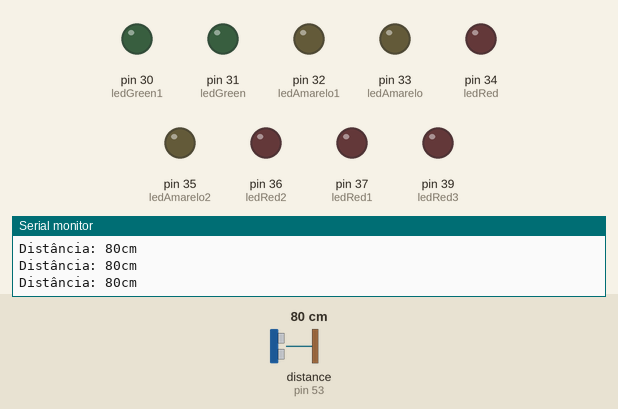
The sketch below on a simulated Arduino Mega 2560, built with avr-gcc and run on an emulated ATmega2560. Parts: output pins drawn as LEDs (lit = HIGH), the last lines printed to the serial monitor. Wiring (inferred from the names in the program): ultrasonic range finder: trigger pin 52; echo pin 53. Dashed ring = blinking. The inputs (shaded band) are chosen by the test bench; at power-on: distance to the obstacle (sensor on pin 53) 80 cm. The echo pulse lasts 58.3 µs per cm; pins used as bus, display or sensor lines are not drawn.

Above: at 1.2 s.
1.3 s: distance to the obstacle (sensor on pin 53) set to 53 cm
2.8 s: distance to the obstacle (sensor on pin 53) set to 46 cm
At 3.4 s:
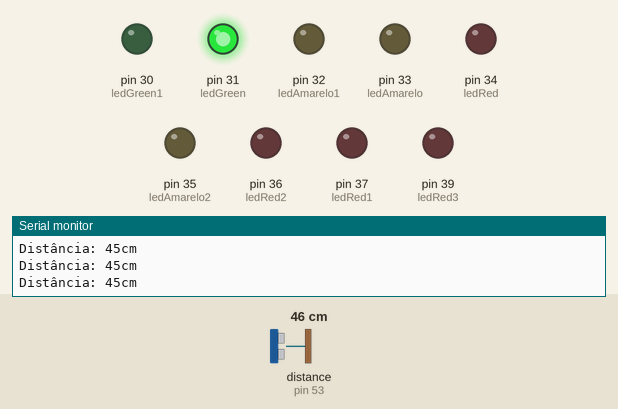
4.3 s: distance to the obstacle (sensor on pin 53) set to 7 cm
At 5.2 s:
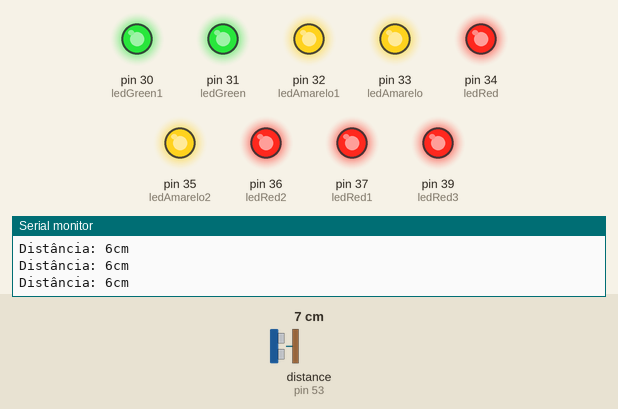
5.8 s: distance to the obstacle (sensor on pin 53) set to 4 cm
At 7.7 s:
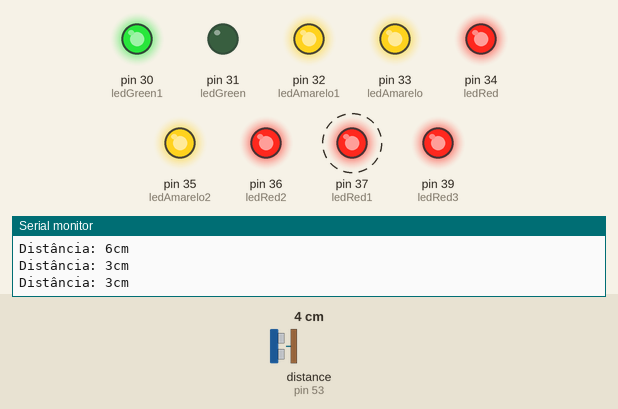
8.8 s: distance to the obstacle (sensor on pin 53) set to 18 cm
At 9.8 s:
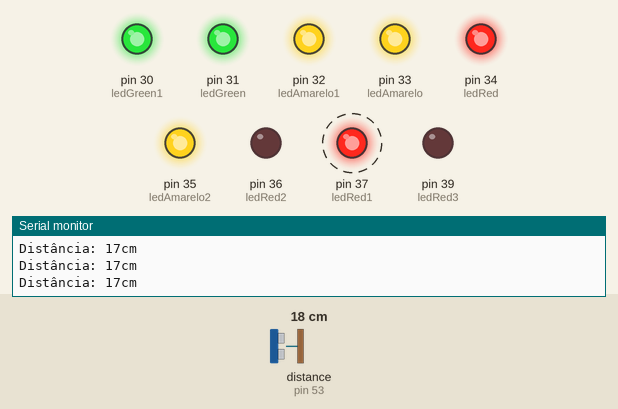
10.8 s: distance to the obstacle (sensor on pin 53) set to 14 cm
At 12.1 s:
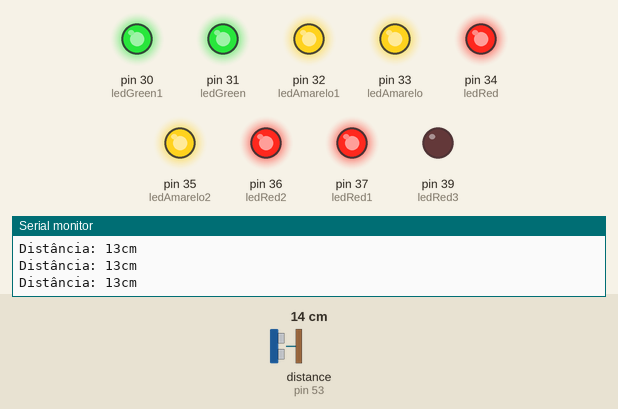
Timing chart, 0 to 13.3 s (numbered marks = the images above; inputs shaded):
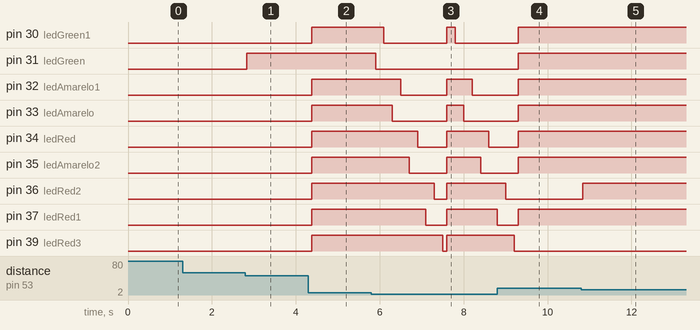

Measured:
- the behaviour switches between 51 and 50 cm on distance to the obstacle (sensor on pin 53) (found by bisection; images 0 and 1)
- the behaviour switches between 6 and 5 cm on distance to the obstacle (sensor on pin 53) (found by bisection; images 2 and 3)
- the behaviour switches between 16 and 15 cm on distance to the obstacle (sensor on pin 53) (found by bisection; images 4 and 5)
- after the input at 2.8 s, pin 31 (ledGreen): LOW → HIGH at once
- after the input at 4.3 s, pin 30 (ledGreen1), pin 32 (ledAmarelo1), pin 33 (ledAmarelo), pin 34 (ledRed), pin 35 (ledAmarelo2), pin 36 (ledRed2), pin 37 (ledRed1), pin 39 (ledRed3): LOW → HIGH after 0.08 s
- after the input at 5.8 s, pin 30 (ledGreen1): HIGH → LOW after 0.30 s, → HIGH 1.5 s later, → LOW 0.20 s later; pin 31 (ledGreen): HIGH → LOW after 0.10 s
- after the input at 8.8 s, pin 30 (ledGreen1), pin 32 (ledAmarelo1), pin 33 (ledAmarelo), pin 34 (ledRed), pin 35 (ledAmarelo2): goes on until 9.3 s, then stays HIGH; pin 31 (ledGreen): LOW → HIGH after 0.50 s; pin 36 (ledRed2): goes on until 9.0 s, then stays LOW; pin 39 (ledRed3): goes on until 9.2 s, then stays LOW
- after the input at 10.8 s, pin 36 (ledRed2): LOW → HIGH at once

The sketch:

Prototipo-sensor-distancia.ino
```cpp
/******************************************************************************/
/*          Projeto: Protótipo Sensor para Estacionamento em Garagem          */
/******************************************************************************/
//Configurações de Portas do Arduino

//Sensor
const int TRIG = 52;
const int ECHO = 53;

//Demais componentes
const int ledGreen = 31;
const int ledGreen1 = 30;
const int ledAmarelo = 33;
const int ledAmarelo1 = 32;
const int ledAmarelo2 = 35;
const int ledRed = 34;
const int ledRed1 = 37;
const int ledRed2 = 36;
const int ledRed3 = 39;

void setup() {
  Serial.begin(9600);

  // Configurações do Sensor
  pinMode(TRIG,OUTPUT);
  pinMode(ECHO,INPUT);

  // Configurações do LED
  pinMode(ledGreen, OUTPUT);
  pinMode(ledGreen1, OUTPUT);
  pinMode(ledAmarelo, OUTPUT);
  pinMode(ledAmarelo1, OUTPUT);
  pinMode(ledAmarelo2, OUTPUT);
  pinMode(ledRed, OUTPUT);
  pinMode(ledRed1, OUTPUT);
  pinMode(ledRed2, OUTPUT);
  pinMode(ledRed3, OUTPUT);

  digitalWrite(TRIG, LOW);
}

void loop() {
  int distancia = sensor_morcego(TRIG,ECHO);

  Serial.print("Distância: ");
  Serial.print(distancia);
  Serial.println("cm");

  if(distancia > 50){
    digitalWrite(ledGreen, LOW);
    digitalWrite(ledGreen1, LOW);
    digitalWrite(ledAmarelo, LOW);
    digitalWrite(ledAmarelo1, LOW);
    digitalWrite(ledAmarelo2, LOW);
    digitalWrite(ledRed, LOW);
    digitalWrite(ledRed1, LOW);
    digitalWrite(ledRed2, LOW);
    digitalWrite(ledRed3, LOW);
  }
  if(distancia <= 50){
    digitalWrite(ledGreen, HIGH);
    digitalWrite(ledGreen1, LOW);
    digitalWrite(ledAmarelo, LOW);
    digitalWrite(ledAmarelo1, LOW);
    digitalWrite(ledAmarelo2, LOW);
    digitalWrite(ledRed, LOW);
    digitalWrite(ledRed1, LOW);
    digitalWrite(ledRed2, LOW);
    digitalWrite(ledRed3, LOW);
  }
  if(distancia < 45){
    digitalWrite(ledGreen, HIGH);
    digitalWrite(ledGreen1, HIGH);
    digitalWrite(ledAmarelo, LOW);
    digitalWrite(ledAmarelo1, LOW);
    digitalWrite(ledAmarelo2, LOW);
    digitalWrite(ledRed, LOW);
    digitalWrite(ledRed1, LOW);
    digitalWrite(ledRed2, LOW);
    digitalWrite(ledRed3, LOW);
  }
  if(distancia < 40){
    digitalWrite(ledGreen, HIGH);
    digitalWrite(ledGreen1, HIGH);
    digitalWrite(ledAmarelo, HIGH);
    digitalWrite(ledAmarelo1, LOW);
    digitalWrite(ledAmarelo2, LOW);
    digitalWrite(ledRed, LOW);
    digitalWrite(ledRed1, LOW);
    digitalWrite(ledRed2, LOW);
    digitalWrite(ledRed3, LOW);
  }
  if(distancia < 35){
    digitalWrite(ledGreen, HIGH);
    digitalWrite(ledGreen1, HIGH);
    digitalWrite(ledAmarelo, HIGH);
    digitalWrite(ledAmarelo1, HIGH);
    digitalWrite(ledAmarelo2, LOW);
    digitalWrite(ledRed, LOW);
    digitalWrite(ledRed1, LOW);
    digitalWrite(ledRed2, LOW);
    digitalWrite(ledRed3, LOW);
  }
  if(distancia < 30){
    digitalWrite(ledGreen, HIGH);
    digitalWrite(ledGreen1, HIGH);
    digitalWrite(ledAmarelo, HIGH);
    digitalWrite(ledAmarelo1, HIGH);
    digitalWrite(ledAmarelo2, HIGH);
    digitalWrite(ledRed, LOW);
    digitalWrite(ledRed1, LOW);
    digitalWrite(ledRed2, LOW);
    digitalWrite(ledRed3, LOW);
  }
  if(distancia < 25){
    digitalWrite(ledGreen, HIGH);
    digitalWrite(ledGreen1, HIGH);
    digitalWrite(ledAmarelo, HIGH);
    digitalWrite(ledAmarelo1, HIGH);
    digitalWrite(ledAmarelo2, HIGH);
    digitalWrite(ledRed, HIGH);
    digitalWrite(ledRed1, LOW);
    digitalWrite(ledRed2, LOW);
    digitalWrite(ledRed3, LOW);
  }
  if(distancia < 20){
    digitalWrite(ledGreen, HIGH);
    digitalWrite(ledGreen1, HIGH);
    digitalWrite(ledAmarelo, HIGH);
    digitalWrite(ledAmarelo1, HIGH);
    digitalWrite(ledAmarelo2, HIGH);
    digitalWrite(ledRed, HIGH);
    digitalWrite(ledRed1, HIGH);
    digitalWrite(ledRed2, LOW);
    digitalWrite(ledRed3, LOW);
  }
  if(distancia < 15){
    digitalWrite(ledGreen, HIGH);
    digitalWrite(ledGreen1, HIGH);
    digitalWrite(ledAmarelo, HIGH);
    digitalWrite(ledAmarelo1, HIGH);
    digitalWrite(ledAmarelo2, HIGH);
    digitalWrite(ledRed, HIGH);
    digitalWrite(ledRed1, HIGH);
    digitalWrite(ledRed2, HIGH);
    digitalWrite(ledRed3, LOW);
  }
  if(distancia < 10){
    digitalWrite(ledGreen, HIGH);
    digitalWrite(ledGreen1, HIGH);
    digitalWrite(ledAmarelo, HIGH);
    digitalWrite(ledAmarelo1, HIGH);
    digitalWrite(ledAmarelo2, HIGH);
    digitalWrite(ledRed, HIGH);
    digitalWrite(ledRed1, HIGH);
    digitalWrite(ledRed2, HIGH);
    digitalWrite(ledRed3, HIGH);
  }
  if(distancia < 5){
  digitalWrite(ledGreen, HIGH);
  digitalWrite(ledGreen, LOW);
  delay(200);
  digitalWrite(ledGreen1, HIGH);
  digitalWrite(ledGreen1, LOW);
  delay(200);
  digitalWrite(ledAmarelo, HIGH);
  digitalWrite(ledAmarelo, LOW);
  delay(200);
  digitalWrite(ledAmarelo1, HIGH);
  digitalWrite(ledAmarelo1, LOW);
  delay(200);
  digitalWrite(ledAmarelo2, HIGH);
  digitalWrite(ledAmarelo2, LOW);
  delay(200);
  digitalWrite(ledRed, HIGH);
  digitalWrite(ledRed, LOW);
  delay(200);
  digitalWrite(ledRed1, HIGH);
  digitalWrite(ledRed1, LOW);
  delay(200);
  digitalWrite(ledRed2, HIGH);
  digitalWrite(ledRed2, LOW);
  delay(200);
  digitalWrite(ledRed3, HIGH);
  digitalWrite(ledRed3, LOW);
  }

  delay(100);
}

int sensor_morcego(int pinotrig,int pinoecho){
  digitalWrite(pinotrig,LOW);
  delayMicroseconds(2);
  digitalWrite(pinotrig,HIGH);
  delayMicroseconds(10);
  digitalWrite(pinotrig,LOW);

  return pulseIn(pinoecho,HIGH)/58;
}
```
